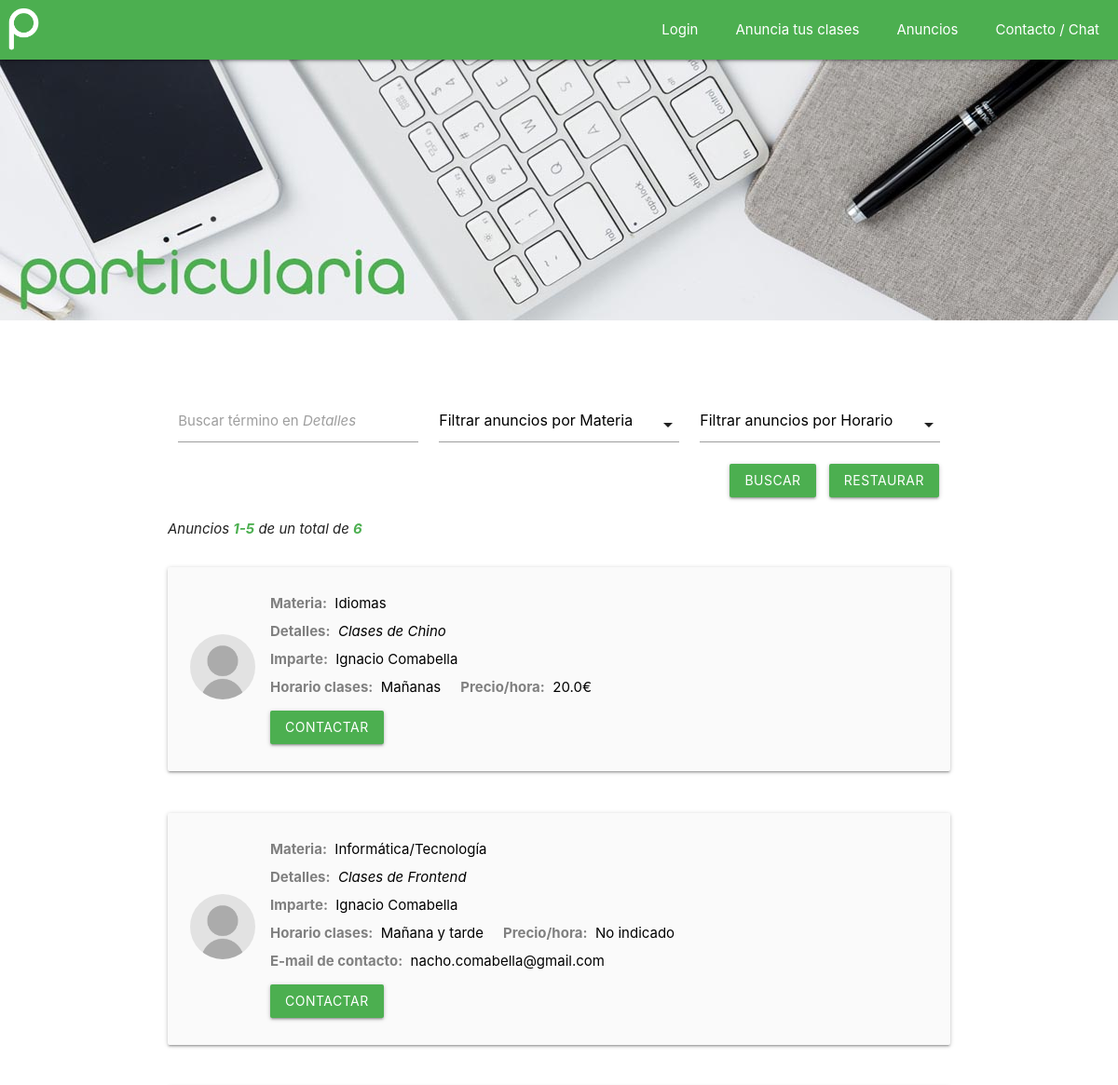
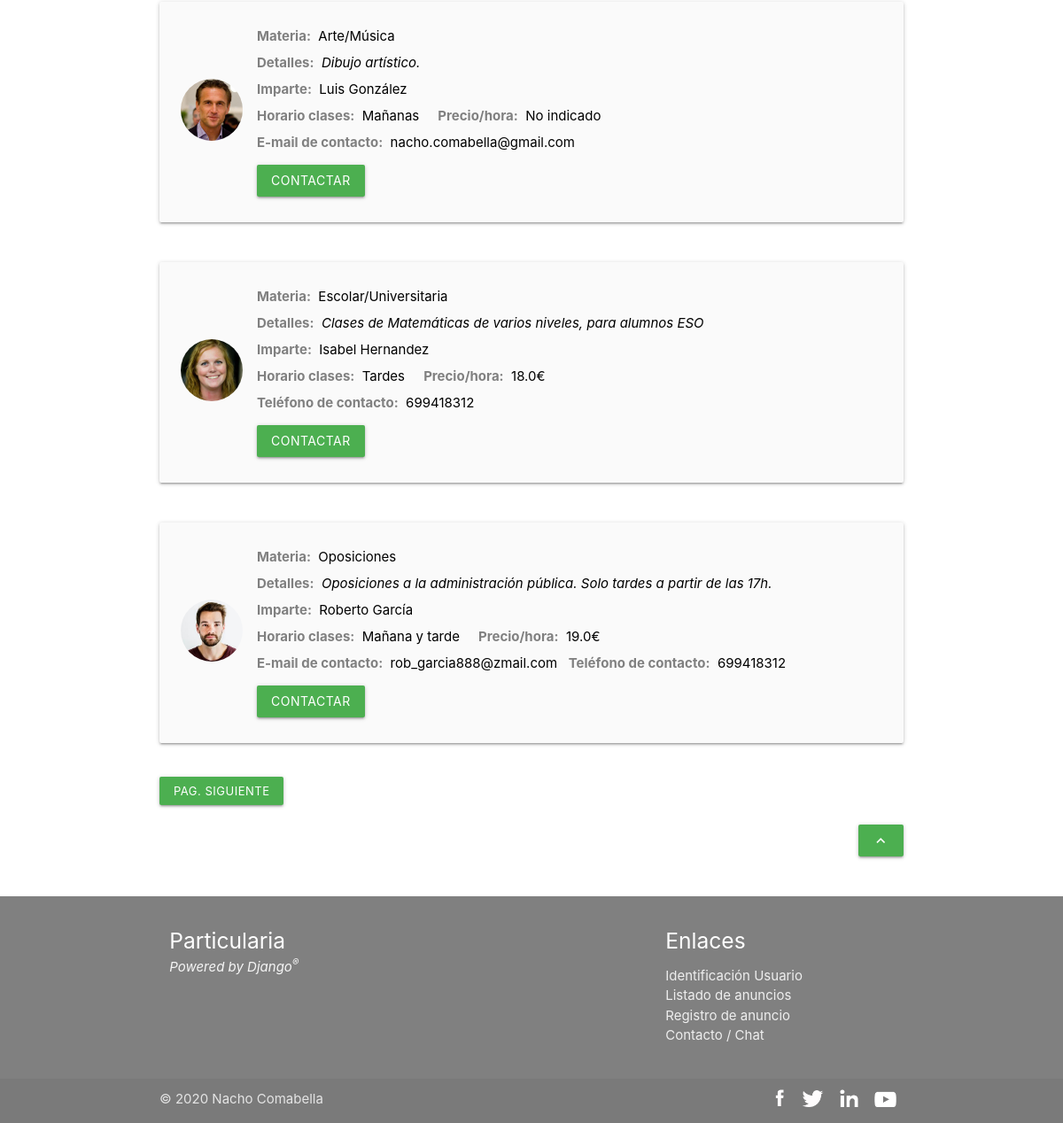
/listado, run on the app's committed database (2 pictures, top to bottom).
### partdapp/models.py (models this page shows)
class Anuncio(models.Model):
    nombre = models.CharField(max_length = 200)
    descripcion = models.CharField(max_length = 2000)
    horario = models.CharField(max_length = 20)
    telefono = models.IntegerField(default = 0)
    email = models.CharField(max_length = 150)
    emailvalido = models.CharField(max_length = 150, default = 'NO')
    precio = models.FloatField(default = 0)
    tfno = models.CharField(max_length = 2)
    mail = models.CharField(max_length = 2)
    foto = models.ImageField(upload_to='images/profile', default = 'images/profile/noperfil.png')
    codigo = models.CharField(max_length = 255)
    categoria = models.ForeignKey(Categoria, on_delete = models.CASCADE)
    usuario = models.ForeignKey(Usuarios, on_delete = models.CASCADE)

class Categoria(models.Model):
    materia = models.CharField(max_length = 150)

### partdapp/views.py (the view)
# urls.py: path('listado', views.listado),
def listado(request):
    res = models.Anuncio.objects.filter(emailvalido="SI").order_by("-id").prefetch_related('categoria')
    descripcion_buscador = ""
    total_resultados = res.count()
    descripcion_buscador = ""
    if "descripcion" in request.GET:
        descripcion_buscador = request.GET["descripcion"]
        res = res.filter(descripcion__contains = descripcion_buscador)
        total_resultados = res.count()
    materia_buscador = "-1"
    if "materia" in request.GET and request.GET["materia"] != "ninguna":
        materia_buscador = request.GET["materia"]
    if  materia_buscador != "-1":
        res = res.filter(categoria = materia_buscador)
        total_resultados = res.count()
    horario_buscador = ""
    if "horario" in request.GET and request.GET["horario"] != "ninguno":
        horario_buscador = request.GET["horario"]
    if  horario_buscador != "":
        res = res.filter(horario = horario_buscador)
        total_resultados = res.count()
    resultados_por_pagina = 5
    comienzo = 0
    if "comienzo" in request.GET:
        comienzo = int(request.GET["comienzo"])
    res = res[comienzo:comienzo + resultados_por_pagina]
    siguiente = comienzo + resultados_por_pagina
    anterior = comienzo - resultados_por_pagina
    hasta = 0
    if total_resultados < siguiente:
        hasta = total_resultados
    else:
        hasta = siguiente
    if total_resultados > 0:
        desde = siguiente - resultados_por_pagina + 1
    else:
        desde = 0
    context = {
        "anuncios" : res,
        "categorias" : models.Categoria.objects.order_by("id"),
        "descripcion_buscador" : descripcion_buscador,
        "materia_buscador" : int(materia_buscador),
        "horario_buscador" : horario_buscador,
        "siguiente" : siguiente,
        "anterior" : anterior,
        "desde" : desde,
        "hasta" : hasta,
        "total_resultados" : total_resultados
        }
    return render(request, "listado.html", context)

### partdapp/templates/listado.html (shortened to what this page needs)
{% extends "base.html" %}
{% block content %}
<body onload="buscarValue()">
<div class="hide-on-small-only">
	<div class="carousel carousel-slider">
		<a class="carousel-item"><img src="../static/images/slide1a.jpg"></a>
		<a class="carousel-item"><img src="../static/images/slide2a.jpg"></a>
		<a class="carousel-item"><img src="../static/images/slide4a.jpg"></a>
	</div>
</div>
<div class="container">
    <div>
    	<div class="row" style="text-align: center;">
	    	<form action="listado">
	    		<div class="input-field col s12 m4">
				    <input id="descripcion" type="text" name="descripcion" value="{{descripcion_buscador}}"/>
				    <label for="descripcion">Buscar término en <span style="font-style: italic;">Detalles</span></label>
				</div>
				<div class="input-field col s12 m4">
				</div>
				<div class="input-field col s12 m4">
				</div>
				<div style="text-align: right; padding-right: 12px;">
				    <button class="waves-effect waves-light btn" style="margin-left: 0;" type="submit">Buscar</button>
				    <a class="waves-effect waves-light btn" href="listado" style="margin: 0;">Restaurar</a>
			    </div>
			</form>
		</div>
    </div>
	<br>
	<br class="hide-on-med-and-up">
	{% if total_resultados == 0 %}
	<div>
		<div style="background-color: whitesmoke; border-radius: 4px;">
			<h6 style="margin: 0; padding: 50px;">No hay resultados.</h6>
		</div>
		<br class = "hide-on-small-only">
	</div>
    <br class = "hide-on-med-and-up">
    <br>
	{% else %}
    <div style="font-style: italic;">
       Anuncios <span style="color:#4caf50;"><b>{{desde}}-{{hasta}}</b></span> de un total de <span style="color:#4caf50;"><b>{{total_resultados}}</b></span>
    </div>
    {% endif %}
    <br>
	<div>
		{% for a in anuncios %}
	  	<div class="hide-on-small-only">
			<div class="card-panel grey lighten-5 z-depth-1">
				<div class="row valign-wrapper" style="margin-bottom: 5px;">
					<div class="col m1" style="padding: 0;">
						<img class="circle materialboxed" src="../static/media/{{a.foto}}" width="70px" height="70px">
					</div>
					<div class="col m11" style="padding-left: 20px; padding-right: 0px;">
						<span class="black-text">
							<span id="camposcard">Materia:</span> &nbsp;{{a.categoria.materia}} <br>
							<span id="camposcard">Detalles:</span> &nbsp;<cite>{{a.descripcion}}</cite> <br>
							<span id="camposcard">Imparte:</span> &nbsp;{{a.nombre}}  <br>
							<span id="camposcard">Horario clases:</span> &nbsp;{{a.horario}} &nbsp; &nbsp; <span id="camposcard">Precio/hora:</span>&nbsp;
							{% if a.precio == 0.00 %}
							No indicado<br>
							{% else %}
							{{a.precio}}€<br>
							{% endif %}
							{% if a.mail == "SI" %}<span id="camposcard">E-mail de contacto:</span> &nbsp;<a href="mailto:{{a.email}}" target="_blank">{{a.email}}</a> &nbsp; {% endif %}
							{% if a.tfno == "SI" %}<span id="camposcard">Teléfono de contacto:</span> &nbsp;{{a.telefono}}<br>{% endif %}
						</span>
						<div>
							<a class="waves-effect waves-light btn" href="contactar?id={{a.id}}" style="margin-left: 0px; margin-top: 10px;">CONTACTAR</a>
						</div>
					</div>
				</div>
			</div>
		</div>
		<br>
		{% endfor %}
	</div>
<div>
	{% if siguiente < total_resultados %}
	<a class="waves-effect waves-light btn-small" href="listado?comienzo={{siguiente}}" style="margin-left: 0;">PAG. SIGUIENTE</a>
	{% endif %}
</div>
<br>
<div style="text-align: right;">
<a class="btn" href="#top">
<i class="material-icons center">keyboard_arrow_up</i>
</a>
</div>
</div>
<br><br>
</body>
{% endblock %}

### partdapp/templates/base.html (shortened to what this page needs)
<!DOCTYPE html>
<html lang="es">
<head>
	<link rel="stylesheet" href="https://cdnjs.cloudflare.com/ajax/libs/materialize/1.0.0/css/materialize.min.css">
    <link rel="stylesheet" href="../static/css/style.css">
</head>
<body>
<div class="navbar-fixed hide-on-small-only">
    <nav>
        <div class="nav-wrapper">
            <a href="inicio" class="brand-logo"><img src="../static/images/logonav.png" width="50px" title="Inicio"></a>
            <ul class="right hide-on-med-and-down">
				{% if "id_usuario" in request.session %}
				<li><a href="registrar-anuncio">Anuncia tus clases</a></li>
				{% else %}
				<li><a href="alta-login">Login</a></li>
				<li><a href="alta-login">Anuncia tus clases</a></li>
				{% endif %}
				<li><a href="listado">Anuncios</a></li>
				<li><a href="contacto">Contacto / Chat</a></li>
          </ul>
        </div>
    </nav>
</div>
{% block content %} {% endblock %}
<footer class="page-footer">
    <div class="container">
      <div class="row">
        <div class="col l6 s12">
          <a href="inicio"><h5 class="white-text">Particularia</h5></a>
          <p class="grey-text text-lighten-4" style = "font-style: italic; margin-top: -5px;">Powered by Django<sup>®</sup></p>
          <br>
        </div>
        <div class="col l4 offset-l2 s12 hide-on-small-only">
          <h5 class="white-text">Enlaces</h5>
          <ul>
            <li><a class="grey-text text-lighten-3" href="alta-login">Identificación Usuario</a></li>
            <li><a class="grey-text text-lighten-3" href="listado">Listado de anuncios</a></li>
            <li><a class="grey-text text-lighten-3" href="registrar-anuncio">Registro de anuncio</a></li>
            <li><a class="grey-text text-lighten-3" href="contacto">Contacto / Chat</a></li>
          </ul>
          <br>
        </div>
      </div>
    </div>
    <div class="footer-copyright">
      <div class="container">
      © 2020 Nacho Comabella
      <div class="grey-text text-lighten-4 right">
      <section id="footer_icons">
        <a href="https://www.facebook.com/" target="_blank"><img src="../static/images/facebook.png" width="17px"></a>
        <a href="https://www.twitter.com/" target="_blank"><img src="../static/images/twitter.png" width="25px"></a>
        <a href="https://www.linkedin.com/" target="_blank"><img src="../static/images/linkedin.png" width="25px"></a>
        <a href="https://www.youtube.com/" target="_blank"><img src="../static/images/youtube.png" width="25px"></a>
    </section>
    </div>
      </div>
    </div>
</footer>
</body>
</html>

### partdapp/static/css/style.css (style rules this page uses)
nav { background-color: #4caf50 !important; }
.page-footer { background-color: grey !important; }
.carousel { height: 350px !important; perspective: 350px !important; }
.carousel-item { min-height: 350px !important; }
a { text-decoration: none; color: black; }
.black-text { line-height: 2 !important; }
.materialboxed { border-radius: 4px; }
.circle.materialboxed { border-radius: 50%; }
#camposcard { color: grey; font-weight: bold; }
.btn { background-color: #4caf50 !important; }
.waves-effect { background-color: #4caf50 !important; margin-left: 10px; margin-right: 10px; }
.waves-effect { background-color: #4caf50 !important; }
nav ul a { padding: 0 20px; }
div:after { content: ""; display: table; clear: both; }
.row { margin-bottom: 0px; }
#footer_icons a { padding: 0 8px; float: left; }

### data on the page
Anuncio: foto (picture), categoria.materia "Idiomas", descripcion "Clases de Chino", nombre "Ignacio Comabella", horario "Mañanas", precio "20.0"
Anuncio: foto (picture), categoria.materia "Informática/Tecnología", descripcion "Clases de Frontend", nombre "Ignacio Comabella", horario "Mañana y tarde", precio "No indicado", email "nacho.comabella@gmail.com"
Anuncio: foto (picture), categoria.materia "Arte/Música", descripcion "Dibujo artístico.", nombre "Luis González", horario "Mañanas", precio "No indicado", email "nacho.comabella@gmail.com"
Anuncio: foto (picture), categoria.materia "Escolar/Universitaria", descripcion "Clases de Matemáticas de varios niveles, para alumnos ESO", nombre "Isabel Hernandez", horario "Tardes", precio "18.0", telefono "699418312"
Anuncio: foto (picture), categoria.materia "Oposiciones", descripcion "Oposiciones a la administración pública. Solo tardes a partir de las 17h.", nombre "Roberto García", horario "Mañana y tarde", precio "19.0", email "rob_garcia888@zmail.com", telefono "699418312"

### other printed values
{{ desde }} "1"
{{ hasta }} "5"
{{ total_resultados }} "6"
